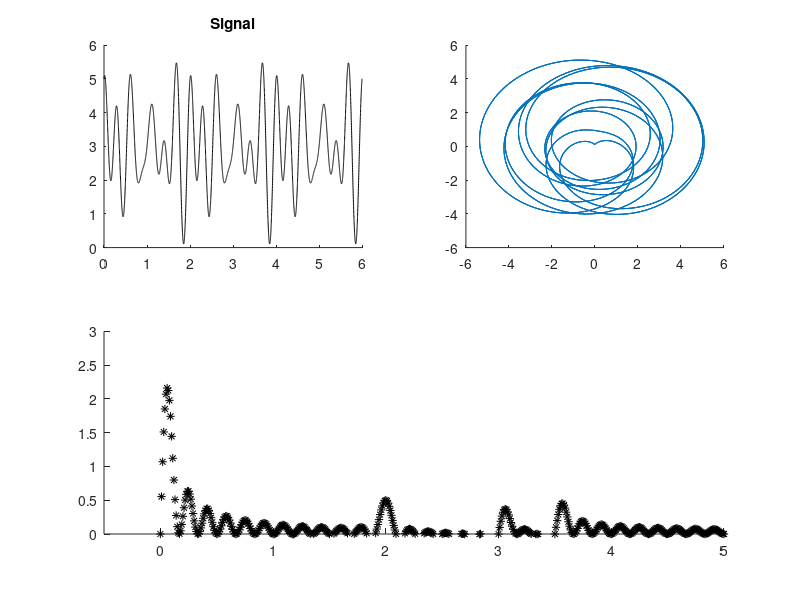

The MATLAB source for this figure:
clc
clear all
close all

phase = 0.1;
frequency = 2;
amplitude = 1;
frequency2 = 3;
frequency3 = 3.5;

theta = 0;
sampleFreq = 0.001;
cpsSampFreq = 0.01;
cps = 2;
% subplot 212

t = 0:sampleFreq:6;
tNum = 0:length(t)-1;
y3 = amplitude*cos(2*frequency3*pi*t) + amplitude;
y2 = amplitude*cos(2*frequency2*pi*t) + amplitude;
y1 = amplitude*sin(2*frequency*pi*t) + amplitude;
y = y1 + y2 + y3;

r = y; 

%  Now need cycles per second
% lets say 0.5
% cps = 0.5;
% where x is seconds

p1 = subplot(2,2,1);
hold on;
% axis([0 5 0 3])
title('Signal');
plot(t,y, 'k')
hold off;

pause(2)

maxCPS = 5;
% cpsSampFreq = sampleFreq;
% Interesting, change this sample freq relative to other
for cps = 0:cpsSampFreq:maxCPS
    
    theta = 2*pi*sampleFreq*tNum*cps;

    xT = r.*cos(theta);
    yT = r.*sin(theta); 

    p2 = subplot(2,2,2);
    hold on
    axis([-6 6 -6 6])
    plot(xT, yT)
    hold off
    pause(0.1)
    if(cps ~= maxCPS)
        cla(p2)
    end
    avgY = sum(yT)/length(yT);
    p3 = subplot(2,2,[3 4]);
    hold on;
    axis([-0.5 maxCPS 0 3])
    plot(cps, avgY,'*k')
    hold off;
end



% subplot(2,2,3)
% hold on
% title('Polar Plot');
% polarplot(theta, r);
% hold off






% subplot 212
